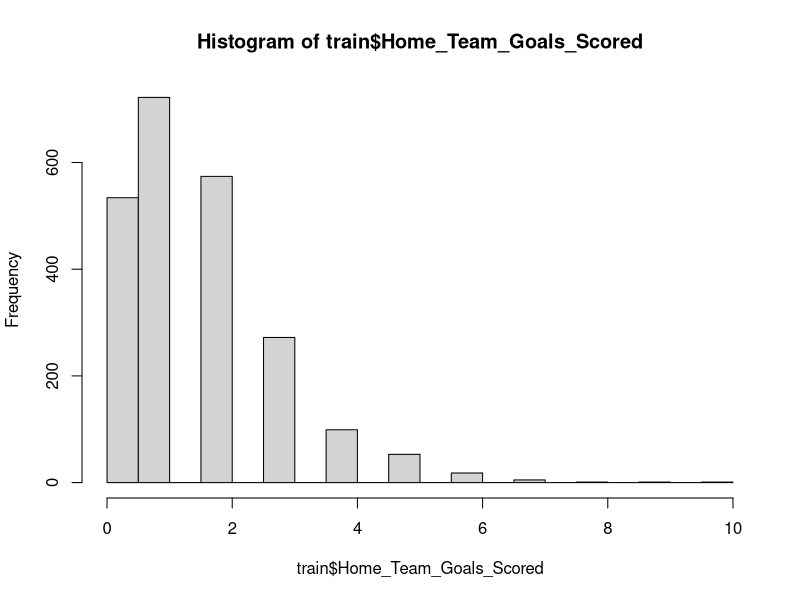
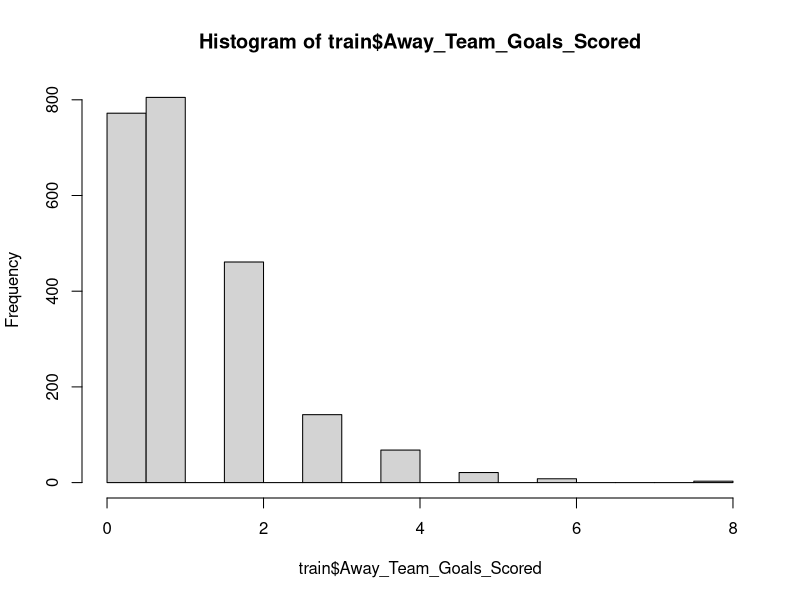
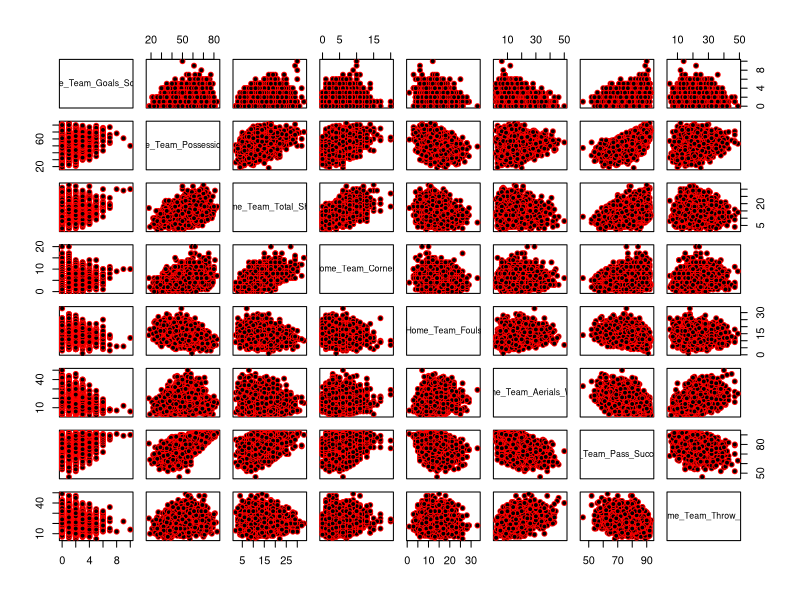
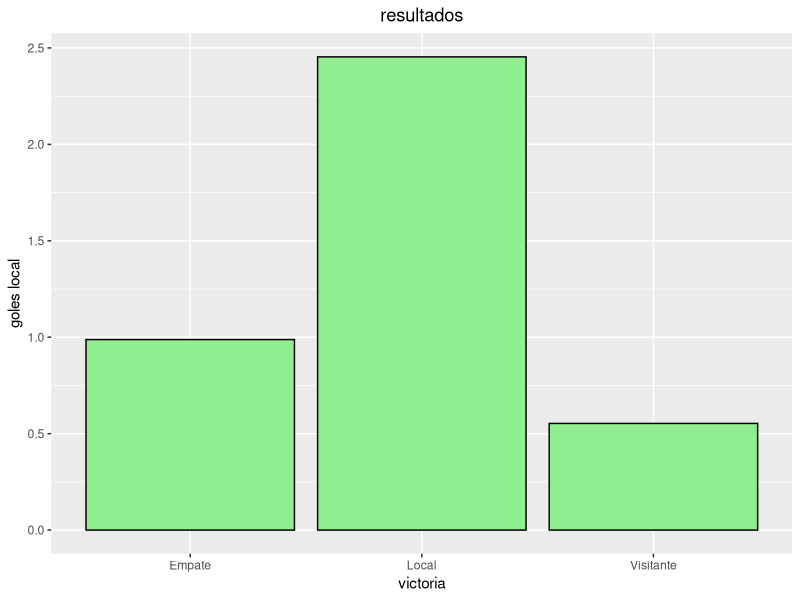
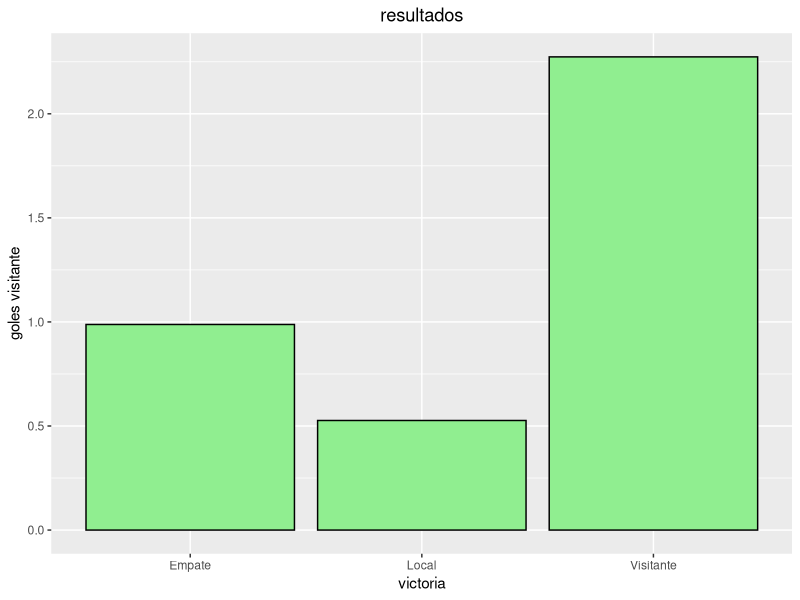
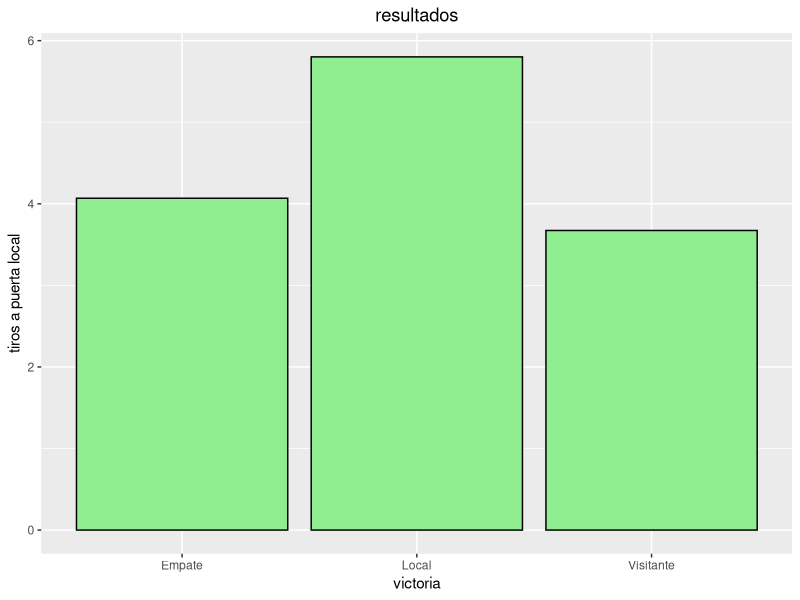

Source code (R) for these figures, in order: (Note: this script raises an error after producing the figures.)
## ---- chunk 1
# Librerías
library(dplyr)
library(readr)
library(ggplot2)
library(cowplot)
## ---- chunk 2
laliga <- read_csv("combined_data_laliga.csv")
## ---- chunk 3
#Limpio los datos de las columnas quitando los espacios y cambiandolos por guiones, puesto que los espacios dan bastantes problemas a la hora de llamar a las variables
names(laliga)<- gsub(" ","_", names(laliga))
## ---- chunk 4
laliga$Score <-  NULL
laliga$`Half_Time_Score` <- NULL
laliga$`Match_Excitement` <- NULL
laliga$`Home_Team_Rating` <- NULL
laliga$`Away_Team_Rating` <- NULL
laliga$`Home_Team_Goals_Conceeded` <- NULL
laliga$`Away_Team_Goals_Conceeded` <- NULL
## ---- chunk 5
# Añadimos la columna resultado (tipo quiniela)
laliga <- mutate(laliga, resultado = ifelse(Home_Team_Goals_Scored-Away_Team_Goals_Scored > 0, 'Local',
                                          ifelse(Home_Team_Goals_Scored-Away_Team_Goals_Scored < 0, 'Visitante', 'Empate')))
## ---- chunk 6
# Convertimos a categorias
laliga$Home_Team <- as.factor(laliga$Home_Team)
laliga$Away_Team <- as.factor(laliga$Away_Team)
laliga$resultado <- as.factor(laliga$resultado)
## ---- chunk 7
# Dividimos los datos en dos datasets (train y test)
test <- filter(laliga, year==2020)
train <- filter(laliga, year<2020)
#write.csv(test,"test/test_laliga.csv")
#write.csv(train,"train/train_laliga.csv")
## ---- chunk 8
# primeros estadisticos de clase
str(train)
summary(train) #medias y medianas son bastante similares, asi que se pueden analizar como normales


table(train$Home_Team) # de aqui sacamos los equipos que más partidos han jugado (más años en primera division)
prop.table(table(train$Home_Team))

table(train$Home_Team, train$Away_Team)

hist(train$Home_Team_Goals_Scored,breaks=15)
hist(train$Away_Team_Goals_Scored,breaks=15) # fuera se meten menos goles
## ---- chunk 9
pairs(train %>%
        select(Home_Team_Goals_Scored, `Home_Team_Possession_%`, Home_Team_Total_Shots, Home_Team_Corners, Home_Team_Fouls, Home_Team_Aerials_Won, `Home_Team_Pass_Success_%`, Home_Team_Throw_Ins), pch = 21, bg = "black", col = "red")
## ---- chunk 10
ggplot(train,aes(resultado ,Home_Team_Goals_Scored)) +
  geom_bar(position = "dodge", stat = "summary", fun = "mean",
           color = 'black', fill = 'lightgreen') +
  labs(title="resultados", x="victoria", y="goles local") +
  theme(plot.title=element_text(hjust = 0.5))

# Cuando el equipo local gana, mayor es su media de goles. Es decir, a mas goles, mas victorias (obvio pero habia que comprobarlo)
## ---- chunk 11
ggplot(train,aes(resultado ,Away_Team_Goals_Scored)) +
  geom_bar(position = "dodge", stat = "summary", fun = "mean",
           color = 'black', fill = 'lightgreen') +
  labs(title="resultados", x="victoria", y="goles visitante") +
  theme(plot.title=element_text(hjust = 0.5))

# Cuando el equipo local pierde, mayor es la media de goles del visitante. Es decir, a mas goles encajados, mas derrotas (obvio pero habia que comprobarlo)
## ---- chunk 12
ggplot(train,aes(resultado ,Home_Team_On_Target_Shots)) +
  geom_bar(position = "dodge", stat = "summary", fun = "mean",
           color = 'black', fill = 'lightgreen') +
  labs(title="resultados", x="victoria", y="tiros a puerta local") +
  theme(plot.title=element_text(hjust = 0.5))

# Cuando el equipo local pierde, mayor es la media de goles del visitante. Es decir, a mas goles encajados, mas derrotas (obvio pero habia que comprobarlo)
## ---- chunk 13
Victorias_casa <- train %>% filter(resultado==1)
Victorias_casa
Derrotas_casa <- train %>% filter(resultado==2)
Derrotas_casa
Empates <- train %>% filter(resultado==0)
Empates
## ---- chunk 14
#Porcentaje medio de posesión por equipo en casa
tapply(train$`Home_Team_Possession_%`,train$`Home_Team`,mean)
## ---- chunk 15
#Porcentaje medio de posesión por equipo fuera de casa
tapply(train$`Away_Team_Possession_%`,train$`Away_Team`,mean)
## ---- chunk 16
aggregate(Home_Team_Goals_Scored ~ Home_Team, data = train, FUN = mean) -> goles_home_team
goles_home_team
## ---- chunk 17
aggregate(Away_Team_Goals_Scored ~ Away_Team, data = train, FUN = mean) -> goles_Away_team
goles_Away_team
## ---- chunk 18
boxplot(Empates$`Home_Team_Possession_%`)
boxplot(Victorias_casa$`Home_Team_Possession_%`)
boxplot(Derrotas_casa$`Home_Team_Possession_%`)
## ---- chunk 19
summary(Empates$`Home_Team_Possession_%`)
summary(Victorias_casa$`Home_Team_Possession_%`)
summary(Derrotas_casa$`Home_Team_Possession_%`)
#Con estos datos tan similares sacamos en conclusión que la posesión no ha influido mucho en las victorias(pobre Pep)
## ---- chunk 20
filter(Victorias_casa, Home_Team_Red_Cards > Away_Team_Red_Cards) 
## ---- chunk 21
#Porcentaje de victorias caseras(TRUE)
prop.table(table(train$Home_Team_Goals_Scored > train$Away_Team_Goals_Scored))
## ---- chunk 22
#Porcentaje de empates
prop.table(table(train$Home_Team_Goals_Scored == train$Away_Team_Goals_Scored))
## ---- chunk 23
#Porcentaje de derrotas caseras
prop.table(table(train$Home_Team_Goals_Scored < train$Away_Team_Goals_Scored))
## ---- chunk 24
prop.table(table(Victorias_casa$Home_Team_Total_Shots > Victorias_casa$Away_Team_Total_Shots))
#En un 30% de las victorias de casa el equipo de casa tiró menos tiros que el de fuera
## ---- chunk 25
prop.table(table(Victorias_casa$Home_Team_Blocked_Shots <= Victorias_casa$Away_Team_Blocked_Shots))
#Los tiros bloqueados no influyen mucho en el resultado del partido
prop.table(table(Derrotas_casa$Home_Team_Blocked_Shots > Derrotas_casa$Away_Team_Blocked_Shots))
#En las derrotas si vemos que el 43% de las veces bloquearon menos 
## ---- chunk 26
summary(Derrotas_casa)
## ---- chunk 27
summary(Victorias_casa)
## ---- chunk 28
summary(Empates)
## ---- chunk 29
#Media de goles por partido
sum(train$Home_Team_Goals_Scored, train$Away_Team_Goals_Scored)/nrow(train)
## ---- chunk 30
#Media de goles por partido con victoria local
sum(Victorias_casa$Home_Team_Goals_Scored,Victorias_casa$Away_Team_Goals_Scored)/nrow(Victorias_casa)
## ---- chunk 31
#Media de goles por partido con victoria visitante
sum(Derrotas_casa$Home_Team_Goals_Scored,Derrotas_casa$Away_Team_Goals_Scored)/nrow(Derrotas_casa)
## ---- chunk 32
#Media de goles por partido con empate
sum(Empates$Home_Team_Goals_Scored,Empates$Away_Team_Goals_Scored)/nrow(Empates)
